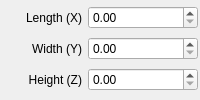
               <widget class="QWidget" name="BoxBoundaryWidget">
                <layout class="QGridLayout" name="gridLayout_7">
                 <property name="leftMargin">
                  <number>2</number>
                 </property>
                 <property name="topMargin">
                  <number>2</number>
                 </property>
                 <property name="rightMargin">
                  <number>2</number>
                 </property>
                 <property name="bottomMargin">
                  <number>2</number>
                 </property>
                 <property name="verticalSpacing">
                  <number>0</number>
                 </property>
                 <item row="0" column="1">
                  <widget class="QDoubleSpinBox" name="boundaryLengthInput">
                   <property name="minimumSize">
                    <size>
                     <width>80</width>
                     <height>0</height>
                    </size>
                   </property>
                   <property name="maximumSize">
                    <size>
                     <width>150</width>
                     <height>16777215</height>
                    </size>
                   </property>
                  </widget>
                 </item>
                 <item row="0" column="0">
                  <widget class="QLabel" name="translateLabelX_4">
                   <property name="minimumSize">
                    <size>
                     <width>30</width>
                     <height>30</height>
                    </size>
                   </property>
                   <property name="maximumSize">
                    <size>
                     <width>80</width>
                     <height>16777215</height>
                    </size>
                   </property>
                   <property name="text">
                    <string>Length (X)</string>
                   </property>
                   <property name="alignment">
                    <set>Qt::AlignmentFlag::AlignRight|Qt::AlignmentFlag::AlignTrailing|Qt::AlignmentFlag::AlignVCenter</set>
                   </property>
                   <property name="margin">
                    <number>6</number>
                   </property>
                  </widget>
                 </item>
                 <item row="2" column="1">
                  <widget class="QDoubleSpinBox" name="boundaryHeightInput"/>
                 </item>
                 <item row="1" column="1">
                  <widget class="QDoubleSpinBox" name="boundaryWidthInput"/>
                 </item>
                 <item row="1" column="0">
                  <widget class="QLabel" name="translateLabelY_2">
                   <property name="minimumSize">
                    <size>
                     <width>0</width>
                     <height>30</height>
                    </size>
                   </property>
                   <property name="maximumSize">
                    <size>
                     <width>100</width>
                     <height>16777215</height>
                    </size>
                   </property>
                   <property name="text">
                    <string>Width (Y)</string>
                   </property>
                   <property name="alignment">
                    <set>Qt::AlignmentFlag::AlignRight|Qt::AlignmentFlag::AlignTrailing|Qt::AlignmentFlag::AlignVCenter</set>
                   </property>
                   <property name="margin">
                    <number>6</number>
                   </property>
                  </widget>
                 </item>
                 <item row="2" column="0">
                  <widget class="QLabel" name="translateLabelX_3">
                   <property name="minimumSize">
                    <size>
                     <width>0</width>
                     <height>30</height>
                    </size>
                   </property>
                   <property name="maximumSize">
                    <size>
                     <width>100</width>
                     <height>16777215</height>
                    </size>
                   </property>
                   <property name="text">
                    <string>Height (Z)</string>
                   </property>
                   <property name="alignment">
                    <set>Qt::AlignmentFlag::AlignRight|Qt::AlignmentFlag::AlignTrailing|Qt::AlignmentFlag::AlignVCenter</set>
                   </property>
                   <property name="margin">
                    <number>6</number>
                   </property>
                  </widget>
                 </item>
                </layout>
               </widget>
